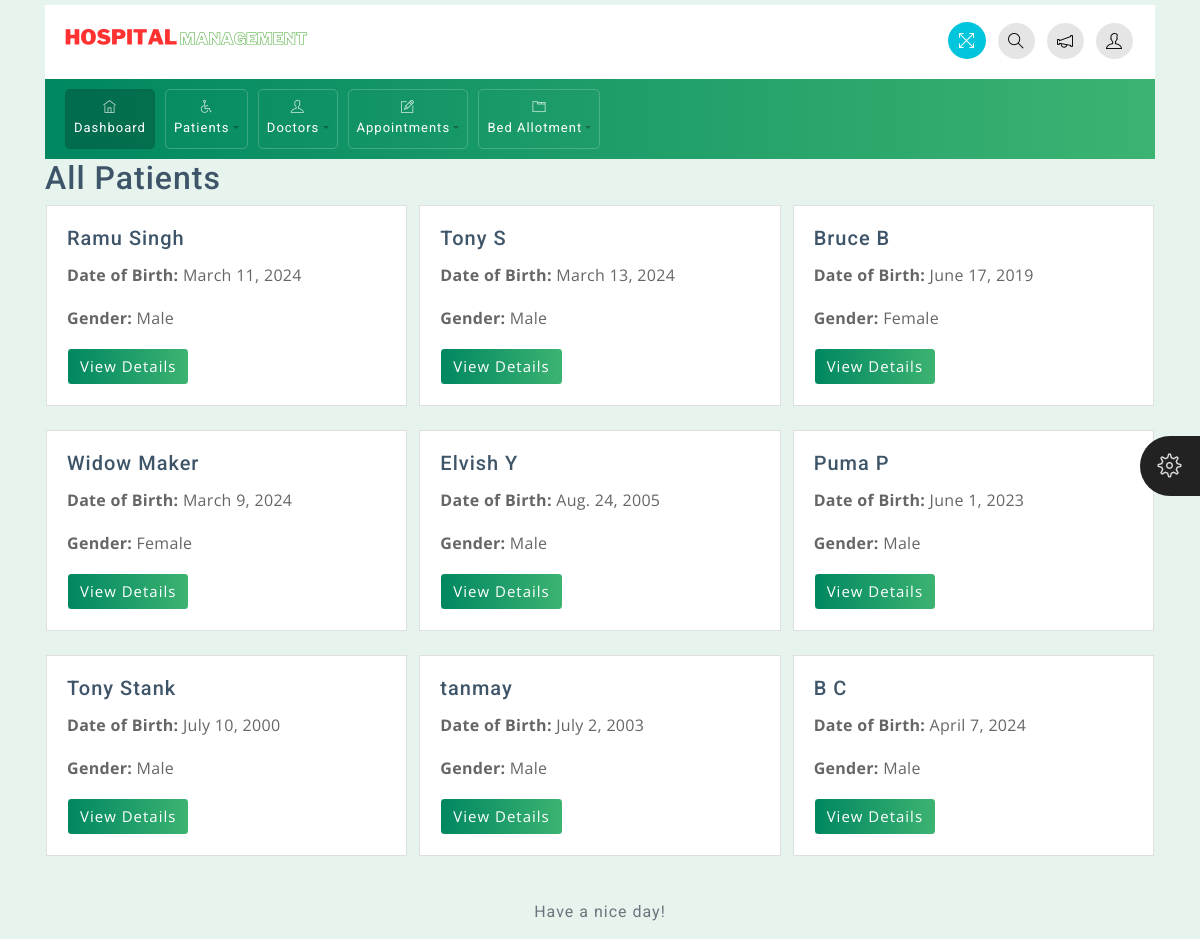
The page /patient/all on the database as committed earlier.
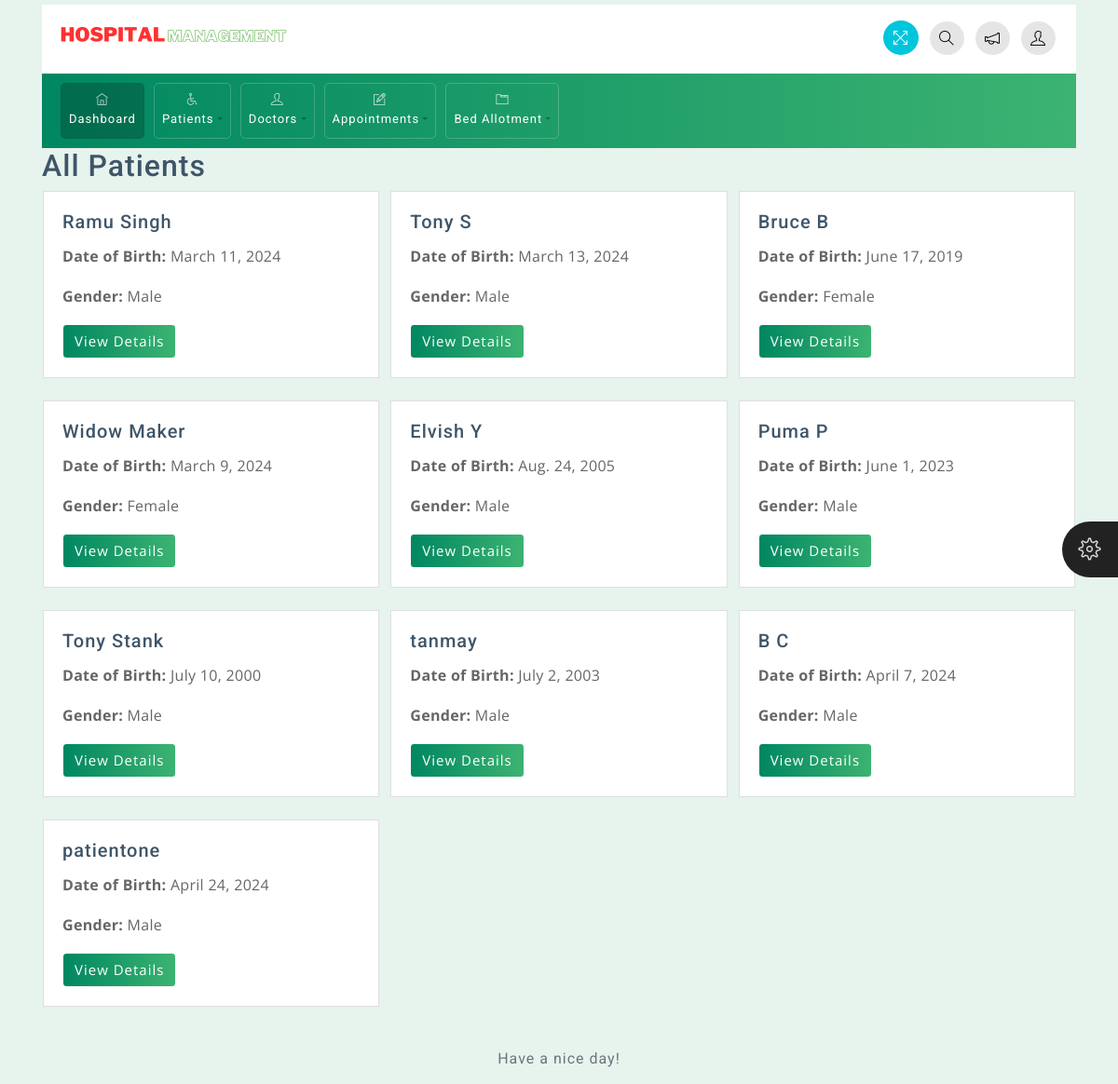
The same page on the database as committed later.
### app/models.py (models this page shows, shortened)
class Patient(models.Model):
    patient_Name = models.CharField(max_length=100)
    date_of_birth = models.DateField()
    age = models.IntegerField()
    phone = models.IntegerField()
    email = models.EmailField(max_length=100)
    gender = models.CharField(max_length=50)
    address = models.TextField()

### Hospital/views.py (the view)
# urls.py: path('patient/all',views.ALL_PATIENT,name='all_patient'),
def ALL_PATIENT(request):
    patients = Patient.objects.all()
    return render(request, 'patients/all_patients.html', {'patients': patients})

### templates/patients/all_patients.html
{% extends 'base.html' %}
{% block content %}
<div class="container">
    <h2>All Patients</h2>
    <div class="row">
        {% for patient in patients %}
        <div class="col-md-4 mb-4">
            <div class="card">
                <div class="card-body">
                    <h5 class="card-title">{{ patient.patient_Name }}</h5>
                    <p class="card-text"><strong>Date of Birth:</strong> {{ patient.date_of_birth }}</p>
                    <p class="card-text"><strong>Gender:</strong> {{ patient.gender }}</p>
                    <a href="{% url 'patient_detail' patient.id %}" class="btn btn-primary">View Details</a>
                </div>
            </div>
        </div>
        {% endfor %}
    </div>
</div>
{% endblock %}

Rows that differ between the two databases and show on the page:
added Patient: patient_Name "patientone", date_of_birth "April 24, 2024", gender "Male"
